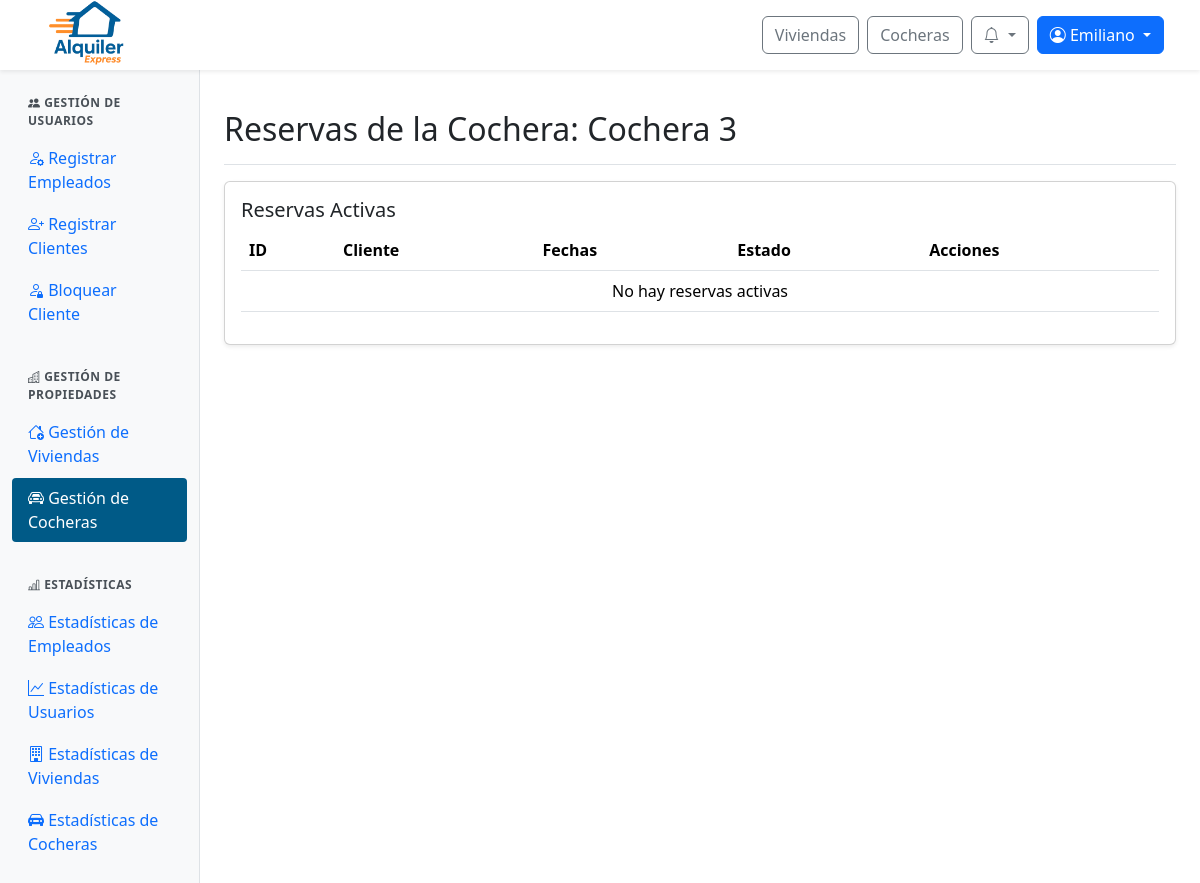
The page /panel/cocheras/reservas/3/ (signed in) on the database as committed earlier.
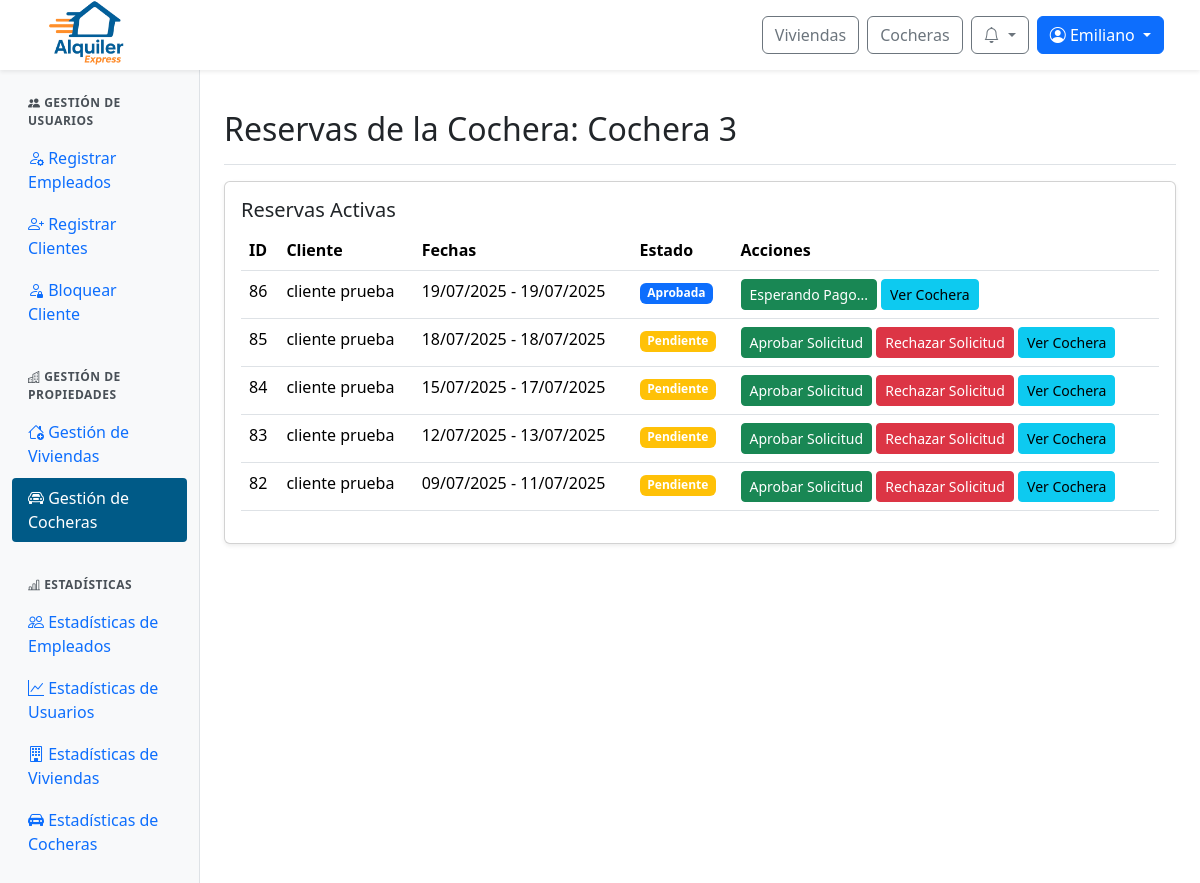
The same page on the database as committed later.
### web/models.py (models this page shows, shortened)
class Cochera(models.Model):
    id_cochera = models.AutoField(primary_key=True)
    nombre = models.CharField(max_length=100, unique=True)
    alto = models.FloatField()
    ancho = models.FloatField()
    largo = models.FloatField()
    cantidad_vehiculos = models.IntegerField()
    con_techo = models.BooleanField()
    descripcion = models.TextField()
    direccion = models.TextField()
    provincia = models.ForeignKey(Provincia, on_delete=models.SET_NULL, null=True)
    ciudad = models.ForeignKey(Ciudad, on_delete=models.SET_NULL, null=True)
    precio_por_dia = models.DecimalField(max_digits=10, decimal_places=2)
    politica_cancelacion = models.TextField()
    fecha_publicacion = models.DateField()
    estado = models.ForeignKey(Estado, on_delete=models.SET_NULL, null=True)
    empleado = models.ForeignKey(Perfil, null=True, blank=True, on_delete=models.SET_NULL)
    minimo_dias_alquiler = models.PositiveIntegerField(default=1, verbose_name="Mínimo de días de alquiler")

class Reserva(models.Model):
    id_reserva = models.AutoField(primary_key=True)
    fecha_inicio = models.DateTimeField(default=timezone.now)
    fecha_fin = models.DateTimeField()
    precio_total = models.DecimalField(max_digits=10, decimal_places=2)
    estado = models.ForeignKey(Estado, on_delete=models.SET_NULL, null=True)  # Aquí está el estado FK
    inmueble = models.ForeignKey(Inmueble, null=True, blank=True, on_delete=models.SET_NULL)
    cochera = models.ForeignKey(Cochera, null=True, blank=True, on_delete=models.SET_NULL)
    descripcion = models.TextField()
    creada_en = models.DateTimeField(default=timezone.now)
    aprobada_en = models.DateTimeField(null=True, blank=True)
    cantidad_adultos = models.PositiveIntegerField(default=1, verbose_name="Cantidad de adultos")
    cantidad_ninos = models.PositiveIntegerField(default=0, verbose_name="Cantidad de niños")
    patente = models.CharField(max_length=20, null=True, blank=True, verbose_name="Patente del vehículo")
    def cliente(self):
        rel = ClienteInmueble.objects.filter(reserva=self).first()
        return rel.cliente if rel else None

class ClienteInmueble(models.Model):
    id_cliente_inmueble = models.AutoField(primary_key=True)
    cliente = models.ForeignKey(Perfil, on_delete=models.CASCADE)  # FK a Perfil, no Usuario
    inmueble = models.ForeignKey(Inmueble, null=True, blank=True, on_delete=models.SET_NULL)
    cochera = models.ForeignKey(Cochera, null=True, blank=True, on_delete=models.SET_NULL)
    reserva = models.ForeignKey(Reserva, on_delete=models.CASCADE)

class Perfil(models.Model):
    id_perfil = models.AutoField(primary_key=True)
    usuario = models.OneToOneField(User, on_delete=models.CASCADE)
    dni = models.CharField(max_length=20)
    fecha_nacimiento = models.DateField(null=True, blank=True)

class Estado(models.Model):
    id_estado = models.AutoField(primary_key=True)
    nombre = models.CharField(max_length=100)

### web/views/viewsAdminPropiedades.py (the view)
# urls.py: path('panel/cocheras/reservas/<int:id_cochera>/', viewsAdminPropiedades.admin_cocheras_reservas, name='admin_cocheras_reservas'),
@login_required
@user_passes_test(is_admin_or_empleado)
def admin_cocheras_reservas(request, id_cochera):
    cochera = get_object_or_404(Cochera, id_cochera=id_cochera)
    reservas = Reserva.objects.filter(
        cochera=cochera,
        estado__nombre__in=["Pendiente", "Aprobada", "Pagada", "Confirmada"]
    ).order_by('-fecha_inicio')
    return render(request, 'admin/admin_cocheras_reservas.html', {'cochera': cochera, 'reservas': reservas})

### web/context_processors.py (called while the page is built)
def notifications(request):
    if request.user.is_authenticated:
        try:
            return {
                'notificaciones': request.user.perfil.notificacion_set.order_by('-fecha_creacion')[:10],
                'notificaciones_no_leidas': request.user.perfil.notificacion_set.filter(leido=False).count()
            }
        except Exception:
            return {}
    return {}

def is_client_context(request):
    return {'is_client': is_client(request.user)}

### web/utils.py (called while the page is built)
def is_client(user):
    return user.is_authenticated and user.groups.filter(name="cliente").exists()

def is_admin_or_empleado(user):
    return user.is_authenticated and (user.is_staff or user.groups.filter(name="empleado").exists())

### web/templates/admin/admin_cocheras_reservas.html (shortened to what this page needs)
{% extends 'admin/admin_base.html' %}
{% load static %}
{% block admin_content %}
<div class="d-flex justify-content-between flex-wrap flex-md-nowrap align-items-center pt-3 pb-2 mb-3 border-bottom">
  <h1 class="h2">Reservas de la Cochera: {{ cochera.nombre }}</h1>
</div>
<div class="card shadow-sm mb-4">
  <div class="card-body">
    <h5 class="card-title">Reservas Activas</h5>
    <div class="table-responsive">
      <table class="table table-hover">
        <thead>
          <tr>
            <th>ID</th>
            <th>Cliente</th>
            <th>Fechas</th>
            <th>Estado</th>
            <th>Acciones</th>
          </tr>
        </thead>
        <tbody>
          {% for reserva in reservas %}
          <tr>
            <td>{{ reserva.id_reserva }}</td>
            <td>
              {% if reserva.cliente %}
                {{ reserva.cliente.usuario.get_full_name|default:reserva.cliente.usuario.username }}
              {% else %}
                Cliente no disponible
              {% endif %}
            </td>
            <td>{{ reserva.fecha_inicio|date:"d/m/Y" }} - {{ reserva.fecha_fin|date:"d/m/Y" }}</td>
            <td>
              <span class="badge
                {% if reserva.estado.nombre == 'Confirmada' %}bg-success
                {% elif reserva.estado.nombre == 'Cancelada' %}bg-danger
                {% elif reserva.estado.nombre == 'Rechazada' %}bg-secondary
                {% elif reserva.estado.nombre == 'Pagada' %}bg-info
                {% elif reserva.estado.nombre == 'Aprobada' %}bg-primary
                {% elif reserva.estado.nombre == 'Pendiente' %}bg-warning
                {% elif reserva.estado.nombre == 'Finalizada' %}bg-dark
                {% else %}bg-warning{% endif %}">
                {{ reserva.estado.nombre }}
              </span>
            </td>
            <td>
              {% if reserva.estado.nombre == 'Pendiente' %}
                <button class="btn btn-sm btn-success" onclick="cambiarEstado('{{ reserva.id_reserva }}', 'Aprobada')">Aprobar Solicitud</button>
                <button class="btn btn-sm btn-danger" onclick="cambiarEstado('{{ reserva.id_reserva }}', 'Rechazada')">Rechazar Solicitud</button>
              {% elif reserva.estado.nombre == 'Aprobada' %}
                <button class="btn btn-sm btn-success">Esperando Pago...</button>
              {% elif reserva.estado.nombre == 'Pagada' %}
                <button class="btn btn-sm btn-success" onclick="cambiarEstado('{{ reserva.id_reserva }}', 'Confirmada')">Llaves Entregadas</button>
                <button class="btn btn-sm btn-danger" onclick="cambiarEstado('{{ reserva.id_reserva }}', 'Cancelada')">Cancelar Alquiler</button>
              {% elif reserva.estado.nombre == 'Confirmada' %}
                <button class="btn btn-sm btn-success" onclick="cambiarEstado('{{ reserva.id_reserva }}', 'Finalizada')">Terminar Alquiler</button>
                <button class="btn btn-sm btn-danger" onclick="cambiarEstado('{{ reserva.id_reserva }}', 'Cancelada')">Cancelar Alquiler</button>
              {% endif %}
              <a href="{% url 'detalle_cochera' cochera.id_cochera %}" class="btn btn-sm btn-info">Ver Cochera</a>
            </td>
          </tr>
          {% empty %}
          <tr>
            <td colspan="5" class="text-center">No hay reservas activas</td>
          </tr>
          {% endfor %}
        </tbody>
      </table>
    </div>
  </div>
</div>
{% endblock %}

### web/templates/admin/admin_base.html (shortened to what this page needs)
{% extends 'base/base.html' %}
{% load static %}
{% load user_groups %}
{% block extra_css %}
  <link href="https://cdn.jsdelivr.net/npm/bootstrap-icons/font/bootstrap-icons.css" rel="stylesheet">
  <link rel="stylesheet" href="{% static 'css/admin.css' %}">
{% endblock %}
{% block content %}
<div class="container-fluid" style="margin-top: 70px;">
  <div class="row">
    <nav class="col-md-3 col-lg-2 d-md-block sidebar">
      <div class="position-sticky pt-3">
        {% if user.is_staff or user|has_group:"empleado" %}
        <div class="sidebar-section">
          <div class="sidebar-section-title">
            <i class="bi bi-people-fill"></i> Gestión de Usuarios
          </div>
          <ul class="nav flex-column">
            {% if user.is_staff %}
            <li class="nav-item">
              <a class="nav-link {% if request.resolver_match.url_name == 'admin_alta_empleados' %}active{% endif %}"
                  href="{% url 'admin_alta_empleados' %}">
                <i class="bi bi-person-gear"></i> Registrar Empleados
              </a>
            </li>
            {% endif %}
            <li class="nav-item">
              <a class="nav-link {% if request.resolver_match.url_name == 'admin_alta_cliente' %}active{% endif %}"
                  href="{% url 'admin_alta_cliente' %}">
                <i class="bi bi-person-plus"></i> Registrar Clientes
              </a>
            </li>
            {% if user.is_staff %}
            <li class="nav-item">
              <a class="nav-link {% if request.resolver_match.url_name == 'admin_bloquear_cliente' %}active{% endif %}"
                  href="{% url 'admin_bloquear_cliente' %}">
                <i class="bi bi-person-lock"></i> Bloquear Cliente
              </a>
            </li>
            {% endif %}
          </ul>
        </div>
        {% endif %}
        {% if user.is_staff or user|has_group:"empleado" %}
        <div class="sidebar-section">
          <div class="sidebar-section-title">
            <i class="bi bi-buildings"></i> Gestión de Propiedades
          </div>
          <ul class="nav flex-column">
            <li class="nav-item">
              <a class="nav-link {% if request.resolver_match.url_name == 'admin_inmuebles' or request.resolver_match.url_name == 'admin_inmuebles_alta' or 'admin_inmuebles_' in request.resolver_match.url_name %}active{% endif %}"
                href="{% url 'admin_inmuebles' %}">
                <i class="bi bi-house-add"></i> Gestión de Viviendas
              </a>
            </li>
            <li class="nav-item">
              <a class="nav-link {% if request.resolver_match.url_name == 'admin_cocheras' or request.resolver_match.url_name == 'admin_cocheras_alta' or 'admin_cocheras_' in request.resolver_match.url_name %}active{% endif %}"
                href="{% url 'admin_cocheras' %}">
                <i class="bi bi-car-front"></i> Gestión de Cocheras
              </a>
            </li>
          </ul>
        </div>
        {% endif %}
        {% if user.is_staff %}
        <div class="sidebar-section">
          <div class="sidebar-section-title">
            <i class="bi bi-bar-chart-line"></i> Estadísticas
          </div>
          <ul class="nav flex-column">
            <li class="nav-item">
              <a class="nav-link {% if request.resolver_match.url_name == 'admin_estadisticas_empleados' %}active{% endif %}"
                  href="{% url 'admin_estadisticas_empleados' %}">
                <i class="bi bi-people"></i> Estadísticas de Empleados
              </a>
            </li>
            <li class="nav-item">
              <a class="nav-link {% if 'admin_estadisticas_usuarios' in request.resolver_match.url_name %}active{% endif %}"
                  href="{% url 'admin_estadisticas_usuarios' %}">
                <i class="bi bi-graph-up"></i> Estadísticas de Usuarios
              </a>
            </li>
            <li class="nav-item">
              <a class="nav-link {% if request.resolver_match.url_name == 'admin_estadisticas_inmuebles' %}active{% endif %}"
                  href="{% url 'admin_estadisticas_inmuebles' %}">
                <i class="bi bi-building"></i> Estadísticas de Viviendas
              </a>
            </li>
            <li class="nav-item">
              <a class="nav-link {% if request.resolver_match.url_name == 'admin_estadisticas_cocheras' %}active{% endif %}"
                  href="{% url 'admin_estadisticas_cocheras' %}">
                <i class="bi bi-car-front-fill"></i> Estadísticas de Cocheras
              </a>
            </li>
          </ul>
        </div>
        {% endif %}
      </div>
    </nav>
    <main id="contenido-principal" class="col-md-9 ms-sm-auto col-lg-10 px-md-4 py-4">
      {% block admin_content %}{% endblock %}
    </main>
  </div>
</div>
{% endblock %}

### web/templates/base/base.html (shortened to what this page needs)
{% load static %}
{% load user_groups %}
<!DOCTYPE html>
<html lang="es">
<head>
  <link rel="stylesheet" href="{% static 'css/normalize.css' %}">
  <link href="https://cdn.jsdelivr.net/npm/bootstrap@5.3.3/dist/css/bootstrap.min.css" rel="stylesheet">
  <link href="https://cdn.jsdelivr.net/npm/bootstrap-icons@1.10.5/font/bootstrap-icons.css" rel="stylesheet">
  <link rel="stylesheet" href="https://cdn.jsdelivr.net/npm/sweetalert2@11/dist/sweetalert2.min.css">
  <link rel="stylesheet" href="{% static 'css/global.css' %}">
  <link rel="stylesheet" href="{% static 'css/notification.css' %}">
  {% block extra_css %}{% endblock %}
</head>
<body>
  <nav class="navbar navbar-expand-lg navbar-light bg-white fixed-top shadow-sm px-4">
    <div class="navbar__container container-fluid d-flex align-items-center justify-content-between">
      <div class="d-flex align-items-center me-3">
        <a href="{% url 'index' %}">
          <img src="{% static 'img/logo-alquiler-express-3.png' %}" alt="Logo Alquiler Express" class="navbar__icon">
        </a>
      </div>
      <div class="navbar__buttons d-flex align-items-center ms-3">
        <a href="{% url 'buscar_inmuebles' %}" class="btn btn-outline-secondary me-2">Viviendas</a>
        <a href="{% url 'buscar_cocheras' %}" class="btn btn-outline-secondary me-2">Cocheras</a>
        {% if user.is_authenticated %}
          <div class="dropdown me-2">
            <button class="btn btn-outline-secondary position-relative dropdown-toggle"
                    type="button"
                    id="notificacionesDropdown"
                    data-bs-toggle="dropdown"
                    aria-expanded="false"
                    onclick="marcarTodasLeidas('{% url 'marcar_todas_leidas' %}', '{{ csrf_token }}')">
              <i class="bi bi-bell"></i>
            </button>
          </div>
          <div class="dropdown">
            <button class="btn btn-primary dropdown-toggle" type="button" id="userOptionsDropdown" data-bs-toggle="dropdown" aria-expanded="false">
              <i class="bi bi-person-circle"></i> {{ user.first_name|default:user.username }}
            </button>
          </div>
        {% else %}
          <a href="{% url 'login' %}" class="btn btn-outline-secondary me-2">Iniciar sesión</a>
          <a href="{% url 'register' %}" class="btn btn-primary">Registrarse</a>
        {% endif %}
      </div>
    </div>
  </nav>
  {% block content %}{% endblock content %}
</body>
</html>

### web/static/css/global.css (style rules this page uses)
:root { --color-azul-alquiler: #005A87; --color-azul-hover: #004466; --color-azul-active: #003347; --color-azul-focus-shadow: rgba(0, 90, 135, 0.25); --color-naranja-alquiler: #F26A1B; --color-naranja-hover: #d85b17; --color-naranja-active: #b84e14; --color-naranja-focus-shadow: rgba(242, 106, 27, 0.25); }
.navbar { height: 70px; }
.navbar__container { height: 70px; }
.navbar__icon { height: 72px; }

### web/static/css/admin.css (style rules this page uses)
:root { --color-azul-alquiler: #005A87; --color-naranja-alquiler: #F26A1B; --color-azul-hover: #004466; --color-naranja-hover: #d85b17; }
.sidebar-section { margin-bottom: 1.5rem; }
.sidebar-section-title { padding: 0.5rem 1rem; font-weight: 600; color: #495057; text-transform: uppercase; font-size: 0.75rem; letter-spacing: 0.5px; }
.nav-link { padding: 0.5rem 1rem; border-radius: 4px; margin-bottom: 2px; }
.nav-link.active { background-color: #005A87; color: white !important; }
.sidebar { background-color: #f8f9fa; border-right: 1px solid #dee2e6; }

Rows that differ between the two databases and show on the page:
added Reserva: id_reserva "86", cliente.usuario.get_full_name "cliente prueba", fecha_inicio "19/07/2025", fecha_fin "19/07/2025", estado.nombre "Aprobada", shows "Esperando Pago..."
added Reserva: id_reserva "85", cliente.usuario.get_full_name "cliente prueba", fecha_inicio "18/07/2025", fecha_fin "18/07/2025", estado.nombre "Pendiente"
added Reserva: id_reserva "84", cliente.usuario.get_full_name "cliente prueba", fecha_inicio "15/07/2025", fecha_fin "17/07/2025", estado.nombre "Pendiente"
added Reserva: id_reserva "83", cliente.usuario.get_full_name "cliente prueba", fecha_inicio "12/07/2025", fecha_fin "13/07/2025", estado.nombre "Pendiente"
added Reserva: id_reserva "82", cliente.usuario.get_full_name "cliente prueba", fecha_inicio "09/07/2025", fecha_fin "11/07/2025", estado.nombre "Pendiente"
Other text that changed with them:
text no longer shown: "No hay reservas activas"
